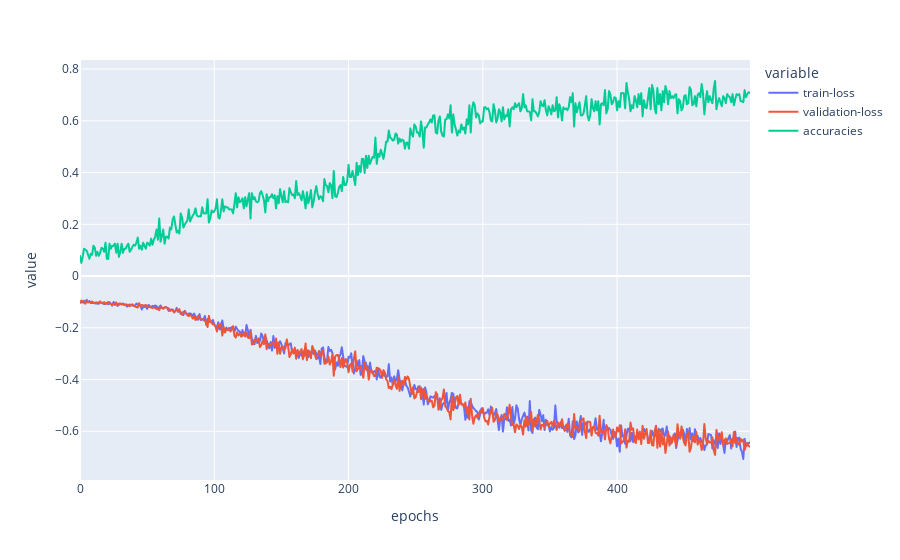

Notebook code for this chart:
### Code cell
mnist.classifier_head.train_stats().plot_loss()

### Figure 1 — Plotly figure (JSON) as saved in the notebook; plotly's stock layout.template omitted (floating-point values rounded to 4 significant figures; data arrays with more than 128 entries replaced by an {"elided": "..."} marker saying what was removed)
{"data": [{"hovertemplate": "variable=train-loss<br>epochs=%{x}<br>value=%{y}<extra></extra>", "legendgroup": "train-loss", "line": {"color": "#636efa", "dash": "solid"}, "marker": {"symbol": "circle"}, "mode": "lines", "name": "train-loss", "showlegend": true, "type": "scattergl", "x": {"elided": "500 int values"}, "xaxis": "x", "y": {"elided": "500 float values"}, "yaxis": "y"}, {"hovertemplate": "variable=validation-loss<br>epochs=%{x}<br>value=%{y}<extra></extra>", "legendgroup": "validation-loss", "line": {"color": "#EF553B", "dash": "solid"}, "marker": {"symbol": "circle"}, "mode": "lines", "name": "validation-loss", "showlegend": true, "type": "scattergl", "x": {"elided": "500 int values"}, "xaxis": "x", "y": {"elided": "500 float values"}, "yaxis": "y"}, {"hovertemplate": "variable=accuracies<br>epochs=%{x}<br>value=%{y}<extra></extra>", "legendgroup": "accuracies", "line": {"color": "#00cc96", "dash": "solid"}, "marker": {"symbol": "circle"}, "mode": "lines", "name": "accuracies", "showlegend": true, "type": "scattergl", "x": {"elided": "500 int values"}, "xaxis": "x", "y": {"elided": "500 float values"}, "yaxis": "y"}], "layout": {"legend": {"title": {"text": "variable"}, "tracegroupgap": 0}, "margin": {"t": 60}, "xaxis": {"anchor": "y", "domain": [0, 1], "title": {"text": "epochs"}}, "yaxis": {"anchor": "x", "domain": [0, 1], "title": {"text": "value"}}}}
